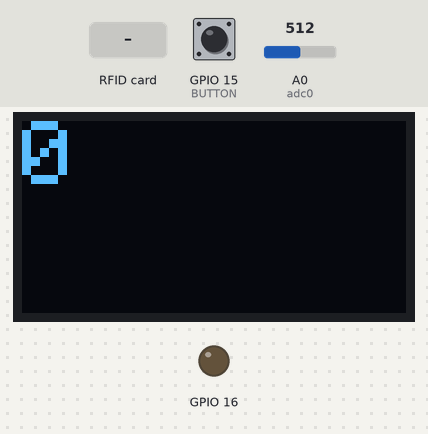
Recording of a program running on a simulated ESP8266 (NodeMCU). Parts: 128×64 one-colour display, output pins drawn as LEDs (lit = HIGH). The inputs (shaded band) are chosen by the test bench; at power-on: GPIO 15 (BUTTON) LOW, A0 (adc0) = 512. WiFi joins after 1.5 s; servers stay silent unless stated; no MQTT or app messages arrive unless stated; what the program prints to the serial monitor is not drawn.

Above: at 2.9 s.
3.0 s: RFID card 29 66 04 38 held to the reader
At 4.3 s:
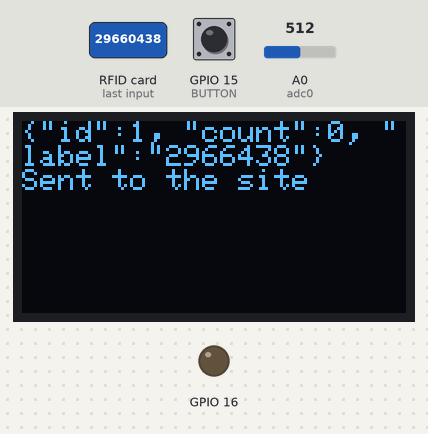
6.0 s: RFID card 5E 7A 19 C4 held to the reader
At 7.9 s:
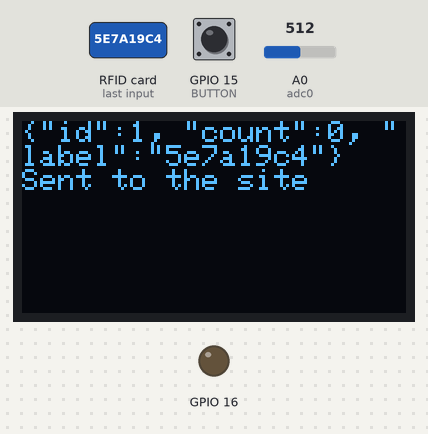
Timing chart, 0 to 9.4 s (numbered marks = the images above; inputs shaded):
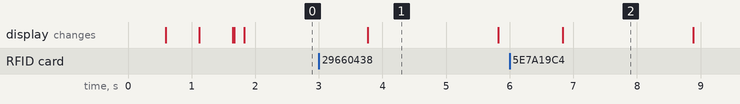

The program:

main.cpp
```cpp
#include <Arduino.h>
#include <String>
/*****************OLED*******************/
#include <SPI.h>
#include <Wire.h>
#include <Adafruit_GFX.h>
#include <Adafruit_SSD1306.h>

#define SCREEN_WIDTH 128    // Ширина OLED дисплея
#define SCREEN_HEIGHT 64    // Высота OLED дисплея
// Declaration for an SSD1306 display connected to I2C (SDA, SCL pins)
#define OLED_RESET     LED_BUILTIN
Adafruit_SSD1306 display(SCREEN_WIDTH, SCREEN_HEIGHT, &Wire, OLED_RESET);

/*****************MQTT*******************/
#include <ESP8266WiFi.h>
#include <PubSubClient.h>
const char* ssid = "DIR-615";    //"Nova";
const char* password = "29660438"; //"vbnmvbnm"; //
const char* mqtt_server = "217.71.129.139";
int mqttPort = 4019;
const char *mqtt_user = "_____________"; // Логин от сервер
const char *mqtt_pass = "_____________"; // Пароль от сервера
const char* topicToSub = "iot/morozov/toNode";

WiFiClient espClient;
PubSubClient client(espClient);
long lastMsg = 0;
char msg[50];
int  value = 0;

bool find = false;
String labelToFind = "";

//настройки чипосчета
int  counterid = 1;
byte mode = 1;

extern bool MYprotocol(void);


/*****************RFID*******************/
#include <MFRC522.h>
#define RST_PIN         0
#define SS_PIN          2
MFRC522 mfrc522(SS_PIN, RST_PIN);

/************serial + display************/
void myprint(String text) ;
void myprintln(String text);

/**************BUTTON**************/
#define BUTTON 15 //D8(gpio15)
bool buttonState = false;
int lastEnter=0, lastConnect = 0, lastDisp = 0;


void setup_wifi() {
  display.setCursor(0,0);
  delay(10);
  //Подключаемся к wi-fi
  Serial.println();
  myprint("Connecting to ");
  myprintln((String)ssid);

  WiFi.begin(ssid, password);

  while (WiFi.status() != WL_CONNECTED) {
    delay(500);
    MYprotocol(); //на случай, если нужно задать сеть вручную
    myprint("=>");
    display.display();
  }

  randomSeed(micros());

  myprintln("");
  myprintln("WiFi connected");
  Serial.println("IP address: ");
  Serial.println(WiFi.localIP());
  myprintln("ID = 1");
  myprintln("I`m ready");
  display.display();
}

void callback(char* topic, byte* payload, unsigned int length) {
  Serial.print("Message arrived [");
  Serial.print(topic);
  Serial.print("] ");
  for (unsigned int i = 0; i < length; i++) {
    Serial.print((char)payload[i]);
  }
  //Serial.println(payload[9]);

  if ( payload[9] == counterid + 48 )
  {
    find = true;
    //String to Find
    labelToFind = (char)payload[21]; labelToFind += (char)payload[22];
    labelToFind += (char)payload[23]; labelToFind += (char)payload[24];
    labelToFind += (char)payload[25]; labelToFind += (char)payload[26];
    labelToFind += (char)payload[27]; labelToFind += (char)payload[28];
    display.clearDisplay();
    display.setCursor(0,0);
    myprintln("Command to find:");
    myprintln(labelToFind);
    display.display();
  }
  // Отмена поиска, только если он был запущен
  if ( payload[9] == 48 && find)
  {
    find = false;
    myprintln("Find stop.");
    display.display();
    delay(1000);
  }

}

void reconnect() {
  // Loop until we're reconnected

  while (!client.connected()) {
    String clientId = "ESP8266Client-morozov";
    // Попытка соединения
    if (client.connect(clientId.c_str())) {
      //myprintln("connected");
      //client.publish("iot/morozov/def1", "\"id\":0, \"count\":0, \"label\":\"0\"");
      client.subscribe(topicToSub);

      display.display();
    } else {
      //Сообщаем только о повторных попытка подключиться
      display.setCursor(0,0);
      display.clearDisplay();
      myprint("Attempting MQTT connection...");
      myprint("failed, rc=");
      myprint((String)client.state());
      myprintln(" try again in 1 seconds");
      client.subscribe(topicToSub);
      display.display();
      delay(1000);
    }
  }
}

void myprint(String text) {
  Serial.print(text);
  display.print(text);
}
void myprintln(String text) {
  Serial.println(text);
  display.println(text);
}


void setup() {
  Serial.begin(9600);
  pinMode(BUTTON, INPUT); // push button
  pinMode(16, OUTPUT); //светодиод
  /*****************OLED*******************/
  if(!display.begin(SSD1306_SWITCHCAPVCC, 0x3C)) {  //(0x3C for 32-pixel-tall displays, 0x3D for all others)
    Serial.println(F("SSD1306 allocation failed"));
    for(;;);
  }
  // Clear the buffer
  display.clearDisplay();
  display.setTextSize(1);             //
  display.setTextColor(WHITE);        //
  display.setCursor(0,0);
  display.display();
 /*****************MQTT*******************/
  setup_wifi();
  client.setServer(mqtt_server, mqttPort);
  client.setCallback(callback);
  client.subscribe(topicToSub);
  //client.loop();
/*****************RFID*******************/
  SPI.begin();
  mfrc522.PCD_Init();

}

int light = 0, count = 0, fill_count = 0, threshold = 20,timecount = 0;
float analogValue;
#define adc0      A0

void loop() {

long now = millis();
//**************SMD COUNT******************
analogValue = analogRead(adc0);
//Serial.println(analogValue);
if (analogValue < threshold)
  fill_count ++;
//for debug
//Serial.println(analogValue);
timecount++;

if (analogValue > threshold && fill_count > 1)
{
  fill_count = 0;
  count ++;
}

MYprotocol();

  //обновление дисплея
  if (now - lastDisp > 300 )
  {
    //проверка соединения
    if (client.connected())
      client.loop();
    else
      {
        reconnect();
        client.loop();
      }
    // если не в режиме поиска, отображаем число насчитанных компонент
    if (!find)
    {
      lastDisp  = now;
      //ВЫВОД ЧИСЛА КОМПОНЕНТ
      display.setTextSize(3);
      display.clearDisplay();
      display.setCursor(0,0);
      display.println(count);
      display.display();
      display.setTextSize(1);
    }
  }

  // КНОПКА СБРОСА
  if (digitalRead(BUTTON))
  {
    if (now - lastEnter > 200)
    {
      buttonState = true;
      count = 0;
      lastEnter = now;
      find = false;
      //ВЫВОД ЧИСЛА КОМПОНЕНТ
      display.clearDisplay();
      display.setTextSize(3);
      display.setCursor(0,0);
      display.print(count);
      display.display();
      display.setTextSize(1);
    }
  }

  if (now - lastMsg > 1000 && mode == 1) {
    lastMsg = now;
    if (mfrc522.PICC_IsNewCardPresent())
    {
      display.clearDisplay();
      if ( mfrc522.PICC_ReadCardSerial()) {
        for (byte i = 0; i < mfrc522.uid.size; i++)
        {
          //Serial.print(mfrc522.uid.uidByte[i] < 0x10 ? " 0" : " ");
          //Serial.println(mfrc522.uid.uidByte[i], HEX);
        }

        display.setCursor(0,0);

        if (!find)
        {
          //проверка соединения
          if (!client.connected()) {    reconnect(); }

          //form JSON message
          String message = "{\"id\":1, \"count\":";
          message += count;
          message += ", \"label\":\"";
          message += String(mfrc522.uid.uidByte[0], HEX);
          message += String(mfrc522.uid.uidByte[1], HEX);
          message += String(mfrc522.uid.uidByte[2], HEX);
          message += String(mfrc522.uid.uidByte[3], HEX);
          message += "\"}";
          Serial.print("Publish message: ");
          Serial.println(message);
          display.println(message);
          client.publish("iot/morozov/fromNode", message.c_str());
          myprintln("Sent to the site");
          display.display();
          delay(2000);
        }
        String INmessage = String(mfrc522.uid.uidByte[0], HEX);
        INmessage += String(mfrc522.uid.uidByte[1], HEX);
        INmessage += String(mfrc522.uid.uidByte[2], HEX);
        INmessage += String(mfrc522.uid.uidByte[3], HEX);
        if (find && (INmessage == labelToFind))
        {
          myprintln(INmessage);
          myprintln("FIND!");
          display.display();
          delay(2000);
          find = false;
        }
        if (find && (INmessage != labelToFind))
        {
          myprintln(INmessage);
          myprintln(labelToFind + " not FIND!");
        }
        display.display();
        count = 0;
      }
    }
  }


}//close main
```

MYprotocol.cpp
```cpp
#include <Arduino.h>

extern const char* ssid;
extern const char* password;
extern bool find;
extern bool mode;
extern String labelToFind;
extern int  counterid, count ;
extern void setup_wifi();

//ПРОТОКОЛ
bool MYprotocol(void);
#define SOH "%"
#define EOT ";"
#define TER " "

bool  MYprotocol(void) {

  if (Serial.available() > 0) {         //если доступно
    String buf = Serial.readString();     // читаем в строку

    //если соответствует протоколу
    if (buf.startsWith(SOH) && buf.endsWith(EOT)) {

      String command  = buf.substring( 1, buf.indexOf(TER) );
      String value =    buf.substring( buf.indexOf(TER) + 1, buf.length() - 1 );
      //Serial.println(command);
      //Serial.println(value);
      //СМЕНА ИМЕНИ ВАЙ-ФАЙ
      if (command == "login")
      {
        ssid = value.c_str();
        Serial.print("Wi-Fi login changed to "); Serial.println(value);
        setup_wifi();
      }
      //СМЕНА пароля ВАЙ-ФАЙ
      else if (command == "pass")
        {
          password = value.c_str();
          Serial.print("Wi-Fi password changed to "); Serial.println(value);
          setup_wifi();
        }
      //КОНТРОЛЬ ПОИСКА
      else if (command == "find")
        {
          if ( value != "0" )
          {
            find = true;
            labelToFind = value.c_str();
            Serial.print("I`m Find "); Serial.println(value);
          }
          else
            {
              find = false;
              Serial.println("Поиск отменен");
            }
        }
      //СМЕНА id устройства, от 1 до 9
      else if (command == "counterid")
        {
          counterid = value.toInt();
          Serial.print("Counter Id = "); Serial.println(counterid);
        }
      //mode 1 = only count
      else if (command == "mode")
        {
          mode = (mode + 1) % 2;
          Serial.println("Mode switched");
        }
      //change count
      else if (command == "count")
        {
          count = value.toInt();
          Serial.print("Change count to "); Serial.println(value);
        }
      else Serial.println("Нет такой команды");

    }
  }
  return true;
} //end of protocol
```

Measured:
- after the input at 3.0 s, the display: changes after 0.76 s (image 1)
- after the input at 6.0 s, the display: changes after 0.83 s (image 2)
- what the display in image 1 shows lasts 2.0 s, from 3.8 s to 5.8 s
